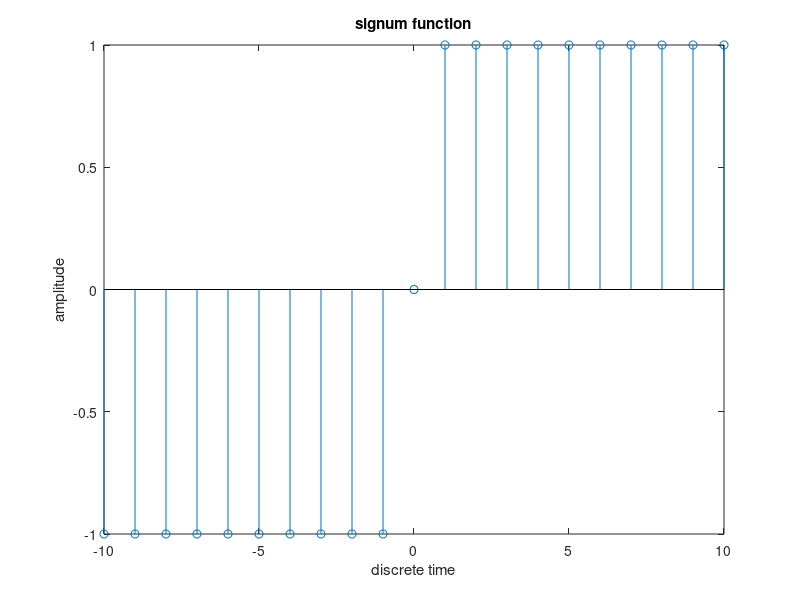

Reproduce this figure in MATLAB.
% generate signum function


t=-10:1:10;
s=sign(t);
subplot(1,1,1);
stem(t,s);
title('signum function');
xlabel('discrete time');
ylabel('amplitude');